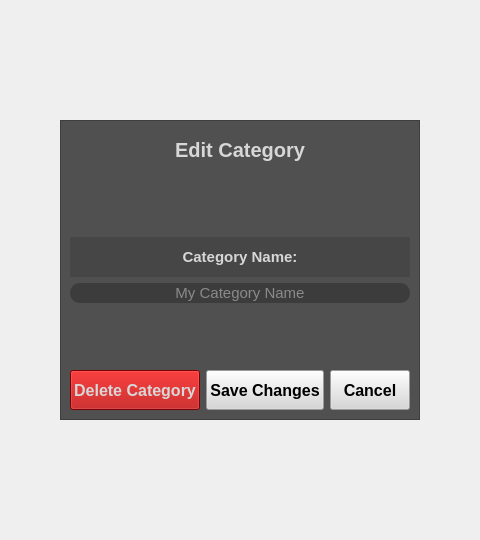
               <widget class="QWidget" name="EditCategoryMenuTab">
                <layout class="QVBoxLayout" name="verticalLayout_53">
                 <property name="leftMargin">
                  <number>60</number>
                 </property>
                 <property name="topMargin">
                  <number>120</number>
                 </property>
                 <property name="rightMargin">
                  <number>60</number>
                 </property>
                 <property name="bottomMargin">
                  <number>120</number>
                 </property>
                 <item>
                  <widget class="QFrame" name="ECMenuTabBg">
                   <property name="sizePolicy">
                    <sizepolicy hsizetype="MinimumExpanding" vsizetype="MinimumExpanding">
                     <horstretch>0</horstretch>
                     <verstretch>0</verstretch>
                    </sizepolicy>
                   </property>
                   <property name="minimumSize">
                    <size>
                     <width>300</width>
                     <height>300</height>
                    </size>
                   </property>
                   <property name="styleSheet">
                    <string notr="true">background-color: rgb(80, 80, 80);</string>
                   </property>
                   <property name="frameShape">
                    <enum>QFrame::StyledPanel</enum>
                   </property>
                   <property name="frameShadow">
                    <enum>QFrame::Raised</enum>
                   </property>
                   <layout class="QVBoxLayout" name="verticalLayout_52">
                    <item>
                     <widget class="QLabel" name="ECMenuTabHeader">
                      <property name="sizePolicy">
                       <sizepolicy hsizetype="MinimumExpanding" vsizetype="Fixed">
                        <horstretch>0</horstretch>
                        <verstretch>0</verstretch>
                       </sizepolicy>
                      </property>
                      <property name="minimumSize">
                       <size>
                        <width>120</width>
                        <height>40</height>
                       </size>
                      </property>
                      <property name="font">
                       <font>
                        <pointsize>15</pointsize>
                        <italic>false</italic>
                        <bold>true</bold>
                        <underline>false</underline>
                        <strikeout>false</strikeout>
                       </font>
                      </property>
                      <property name="styleSheet">
                       <string notr="true">background-color: transparent;
color: rgb(215, 215, 215);</string>
                      </property>
                      <property name="text">
                       <string>Edit Category</string>
                      </property>
                      <property name="alignment">
                       <set>Qt::AlignCenter</set>
                      </property>
                     </widget>
                    </item>
                    <item>
                     <spacer name="verticalSpacer_14">
                      <property name="orientation">
                       <enum>Qt::Vertical</enum>
                      </property>
                      <property name="sizeHint" stdset="0">
                       <size>
                        <width>20</width>
                        <height>40</height>
                       </size>
                      </property>
                     </spacer>
                    </item>
                    <item>
                     <widget class="QLabel" name="ECMenuTabCategName">
                      <property name="sizePolicy">
                       <sizepolicy hsizetype="MinimumExpanding" vsizetype="Fixed">
                        <horstretch>0</horstretch>
                        <verstretch>0</verstretch>
                       </sizepolicy>
                      </property>
                      <property name="minimumSize">
                       <size>
                        <width>120</width>
                        <height>40</height>
                       </size>
                      </property>
                      <property name="font">
                       <font>
                        <pointsize>11</pointsize>
                        <italic>false</italic>
                        <bold>true</bold>
                        <underline>false</underline>
                        <strikeout>false</strikeout>
                       </font>
                      </property>
                      <property name="styleSheet">
                       <string notr="true">background-color: rgb(70, 70, 70);
color: rgb(215, 215, 215);</string>
                      </property>
                      <property name="text">
                       <string>Category Name:</string>
                      </property>
                      <property name="alignment">
                       <set>Qt::AlignCenter</set>
                      </property>
                     </widget>
                    </item>
                    <item>
                     <widget class="QLineEdit" name="ECMenuTabLineEdit">
                      <property name="sizePolicy">
                       <sizepolicy hsizetype="Expanding" vsizetype="Fixed">
                        <horstretch>1</horstretch>
                        <verstretch>0</verstretch>
                       </sizepolicy>
                      </property>
                      <property name="font">
                       <font>
                        <pointsize>11</pointsize>
                       </font>
                      </property>
                      <property name="focusPolicy">
                       <enum>Qt::StrongFocus</enum>
                      </property>
                      <property name="styleSheet">
                       <string notr="true">background-color: rgb(60, 60, 60);
color: rgb(215, 215, 215);
border-radius: 10px;</string>
                      </property>
                      <property name="maxLength">
                       <number>50</number>
                      </property>
                      <property name="frame">
                       <bool>true</bool>
                      </property>
                      <property name="alignment">
                       <set>Qt::AlignCenter</set>
                      </property>
                      <property name="placeholderText">
                       <string>My Category Name</string>
                      </property>
                      <property name="clearButtonEnabled">
                       <bool>true</bool>
                      </property>
                     </widget>
                    </item>
                    <item>
                     <spacer name="verticalSpacer_15">
                      <property name="orientation">
                       <enum>Qt::Vertical</enum>
                      </property>
                      <property name="sizeHint" stdset="0">
                       <size>
                        <width>20</width>
                        <height>40</height>
                       </size>
                      </property>
                     </spacer>
                    </item>
                    <item>
                     <layout class="QHBoxLayout" name="ECMenuTabButtonHL">
                      <item>
                       <widget class="QPushButton" name="ECMenuTabDeleteCategoryButton">
                        <property name="enabled">
                         <bool>true</bool>
                        </property>
                        <property name="sizePolicy">
                         <sizepolicy hsizetype="MinimumExpanding" vsizetype="Fixed">
                          <horstretch>0</horstretch>
                          <verstretch>0</verstretch>
                         </sizepolicy>
                        </property>
                        <property name="minimumSize">
                         <size>
                          <width>80</width>
                          <height>40</height>
                         </size>
                        </property>
                        <property name="font">
                         <font>
                          <pointsize>12</pointsize>
                          <bold>true</bold>
                         </font>
                        </property>
                        <property name="cursor">
                         <cursorShape>PointingHandCursor</cursorShape>
                        </property>
                        <property name="styleSheet">
                         <string notr="true">QPushButton#ECMenuTabDeleteCategoryButton
{
	background-color: rgb(175, 0, 0);
	color: rgb(215, 215, 215);
}

QPushButton:hover#ECMenuTabDeleteCategoryButton
{
	background-color: rgb(200, 0, 0);
}</string>
                        </property>
                        <property name="text">
                         <string>Delete Category</string>
                        </property>
                       </widget>
                      </item>
                      <item>
                       <widget class="QPushButton" name="ECMenuTabSaveChangesButton">
                        <property name="enabled">
                         <bool>true</bool>
                        </property>
                        <property name="sizePolicy">
                         <sizepolicy hsizetype="MinimumExpanding" vsizetype="Fixed">
                          <horstretch>0</horstretch>
                          <verstretch>0</verstretch>
                         </sizepolicy>
                        </property>
                        <property name="minimumSize">
                         <size>
                          <width>80</width>
                          <height>40</height>
                         </size>
                        </property>
                        <property name="font">
                         <font>
                          <pointsize>12</pointsize>
                          <bold>true</bold>
                         </font>
                        </property>
                        <property name="cursor">
                         <cursorShape>PointingHandCursor</cursorShape>
                        </property>
                        <property name="styleSheet">
                         <string notr="true">QPushButton#ECMenuTabSaveChangesButton
{
	background-color: rgb(215, 215, 215);
	color: dark-gray;
}

QPushButton:hover#ECMenuTabSaveChangesButton
{
	background-color: rgb(180, 180, 180)
}</string>
                        </property>
                        <property name="text">
                         <string>Save Changes</string>
                        </property>
                       </widget>
                      </item>
                      <item>
                       <widget class="QPushButton" name="ECMenuTabCancelButton">
                        <property name="enabled">
                         <bool>true</bool>
                        </property>
                        <property name="sizePolicy">
                         <sizepolicy hsizetype="MinimumExpanding" vsizetype="Fixed">
                          <horstretch>0</horstretch>
                          <verstretch>0</verstretch>
                         </sizepolicy>
                        </property>
                        <property name="minimumSize">
                         <size>
                          <width>80</width>
                          <height>40</height>
                         </size>
                        </property>
                        <property name="font">
                         <font>
                          <pointsize>12</pointsize>
                          <bold>true</bold>
                         </font>
                        </property>
                        <property name="cursor">
                         <cursorShape>PointingHandCursor</cursorShape>
                        </property>
                        <property name="styleSheet">
                         <string notr="true">QPushButton#ECMenuTabCancelButton
{
	background-color: rgb(215, 215, 215);
	color: dark-gray;
}

QPushButton:hover#ECMenuTabCancelButton
{
	background-color: rgb(180, 180, 180)
}</string>
                        </property>
                        <property name="text">
                         <string>Cancel</string>
                        </property>
                       </widget>
                      </item>
                     </layout>
                    </item>
                   </layout>
                  </widget>
                 </item>
                </layout>
               </widget>
